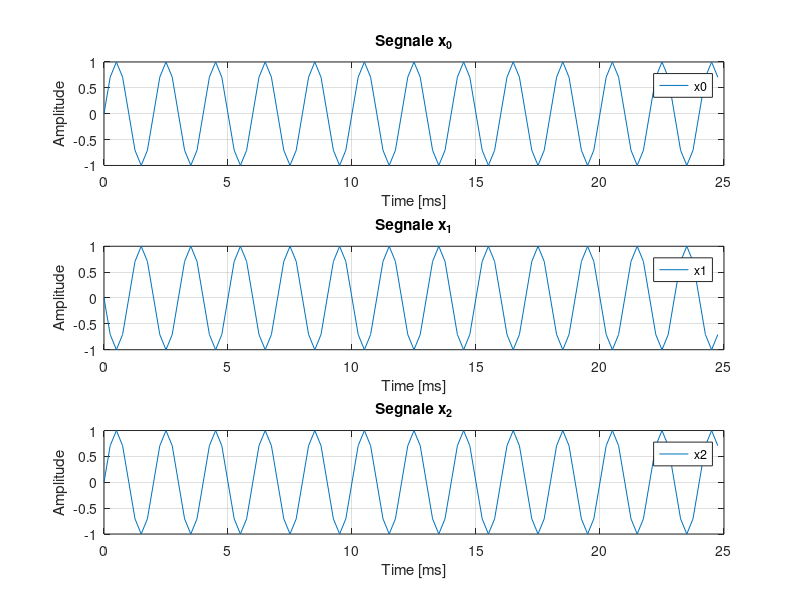

MATLAB code to generate this figure:
%% TARGET
% Discretize the 3 continuous sine waves and plot their discrete versions
% using a figure window. In this script, you'll generate sine waves whose
% frequency is greater than the Nyquist frequency. 
% The sine waves are:
% * Sine Wave 0: x_0(t)=sin(+2*pi*Fc_0*t);
% * Sine Wave 1: x_1(t)=sin(+2*pi*Fc_1*t);
% * Sine Wave 2: x_2(t)=sin(-2*pi*Fc_2*t); 
% 
% The parameters are:
% * Fc_0 = 0.5 [kHz];
% * Fc_1 = 3.5 [kHz];
% * Fc_2 = 3.5 [kHz];
% * Fs   = 4   [kHz];

%% Clear everything
clc;            % Clear the text from the Command Window
clear;          % Remove all variables from the current workspace
close all;      % Close all figures

%% Parameters
Fs = 4e3;
Ts = 1/Fs;
Fc_0 =  500;
Fc_1 = 3500;
Fc_2 = 3500;


%% Exercise
len = 100;
n = 0:len-1;
t = n*Ts;

x_0 = sin(+2*pi*Fc_0*n*Ts);
x_1 = sin(+2*pi*Fc_1*n*Ts);
x_2 = sin(-2*pi*Fc_2*n*Ts);


%% Figures

% Scale the time vector to convert seconds to ms
t = t*1e3;

figure
subplot(3,1,1)
    plot(t, x_0)
    grid on
    legend('x0')
    title('Segnale x_0')
    xlabel('Time [ms]')
    ylabel('Amplitude')
subplot(3,1,2)
    plot(t, x_1)
    grid on
    legend('x1')
    title('Segnale x_1')
    xlabel('Time [ms]')
    ylabel('Amplitude')
subplot(3,1,3)
    plot(t, x_2)
    grid on
    legend('x2')
    title('Segnale x_2')
    xlabel('Time [ms]')
    ylabel('Amplitude')
